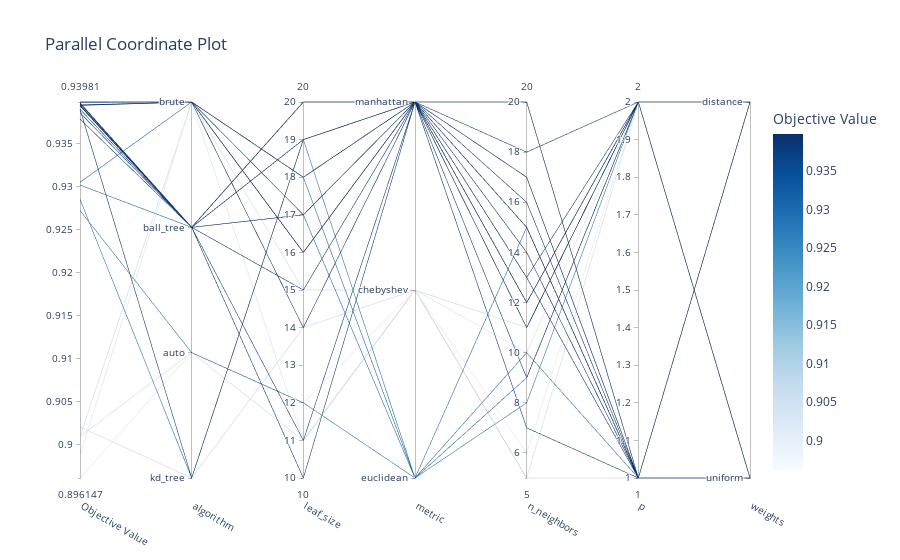

Notebook cell for this chart:
### Code cell
# Visualisation de l'importance des hyperparamètres
def plot_param_importance(study):
    optuna.visualization.plot_param_importances(study).show()

# Visualisation de la distribution des hyperparamètres
def plot_param_distributions(study):
    optuna.visualization.plot_parallel_coordinate(study).show()

# Tracer la matrice de confusion pour le meilleur modèle
def plot_confusion_matrix(best_knn, X_test, y_test):
    y_pred = best_knn.predict(X_test)
    cm = confusion_matrix(y_test, y_pred)

    plt.figure(figsize=(6, 4))
    sns.heatmap(cm, annot=True, fmt='d', cmap='Blues')
    plt.title('Matrice de Confusion (Ensemble de Test)')
    plt.xlabel('Label Prédit')
    plt.ylabel('Label Réel')
    plt.show()

# Afficher les visualisations
#plot_study_history(study)
plot_param_importance(study)
plot_param_distributions(study)

## Prédire avec le meilleur modèle et tracer la matrice de confusion
#best_knn = study.best_trial.user_attrs['model2']  # Assurez-vous d'avoir stocké le modèle
#plot_confusion_matrix(best_knn, X_test, y_test)

### Figure 1 — Plotly figure (JSON) as saved in the notebook; plotly's stock layout.template omitted (floating-point values rounded to 4 significant figures)
{"data": [{"dimensions": [{"label": "Objective Value", "range": [0.8961, 0.9398], "values": [0.9285, 0.9021, 0.8961, 0.9386, 0.901, 0.9378, 0.9272, 0.9395, 0.901, 0.8988, 0.9394, 0.9397, 0.9394, 0.9396, 0.9394, 0.939, 0.9395, 0.9302, 0.9394, 0.939, 0.9398, 0.9398, 0.9398, 0.9398, 0.9305, 0.9398, 0.9398, 0.9398, 0.9394]}, {"label": "algorithm", "range": [0, 3], "ticktext": ["kd_tree", "auto", "ball_tree", "brute"], "tickvals": [0, 1, 2, 3], "values": [0, 0, 1, 2, 3, 2, 1, 3, 1, 3, 2, 2, 3, 2, 2, 2, 2, 2, 2, 0, 3, 3, 3, 3, 3, 3, 3, 3, 3]}, {"label": "leaf_size", "range": [10, 20], "values": [19, 14, 12, 10, 15, 11, 12, 18, 11, 11, 19, 19, 17, 20, 20, 17, 20, 17, 15, 19, 18, 18, 18, 16, 18, 18, 16, 16, 14]}, {"label": "metric", "range": [0, 2], "ticktext": ["euclidean", "chebyshev", "manhattan"], "tickvals": [0, 1, 2], "values": [0, 1, 1, 2, 1, 2, 0, 2, 1, 1, 2, 2, 2, 2, 2, 2, 2, 0, 2, 2, 2, 2, 2, 2, 0, 2, 2, 2, 2]}, {"label": "n_neighbors", "range": [5, 20], "values": [10, 11, 6, 7, 5, 18, 8, 13, 5, 10, 17, 16, 15, 14, 15, 20, 13, 15, 17, 20, 12, 12, 11, 11, 9, 12, 12, 12, 9]}, {"label": "p", "range": [1, 2], "values": [1, 2, 2, 1, 1, 2, 2, 2, 2, 2, 1, 1, 1, 1, 1, 1, 1, 1, 1, 1, 2, 2, 2, 2, 2, 2, 2, 2, 2]}, {"label": "weights", "range": [0, 1], "ticktext": ["uniform", "distance"], "tickvals": [0, 1], "values": [0, 0, 0, 0, 0, 0, 0, 1, 0, 0, 1, 1, 1, 1, 1, 1, 1, 1, 1, 1, 1, 1, 1, 1, 1, 1, 1, 1, 1]}], "labelangle": 30, "labelside": "bottom", "line": {"color": [0.9285, 0.9021, 0.8961, 0.9386, 0.901, 0.9378, 0.9272, 0.9395, 0.901, 0.8988, 0.9394, 0.9397, 0.9394, 0.9396, 0.9394, 0.939, 0.9395, 0.9302, 0.9394, 0.939, 0.9398, 0.9398, 0.9398, 0.9398, 0.9305, 0.9398, 0.9398, 0.9398, 0.9394], "colorbar": {"title": {"text": "Objective Value"}}, "colorscale": [[0, "rgb(247,251,255)"], [0.125, "rgb(222,235,247)"], [0.25, "rgb(198,219,239)"], [0.375, "rgb(158,202,225)"], [0.5, "rgb(107,174,214)"], [0.625, "rgb(66,146,198)"], [0.75, "rgb(33,113,181)"], [0.875, "rgb(8,81,156)"], [1, "rgb(8,48,107)"]], "reversescale": false, "showscale": true}, "type": "parcoords"}], "layout": {"title": {"text": "Parallel Coordinate Plot"}}}
